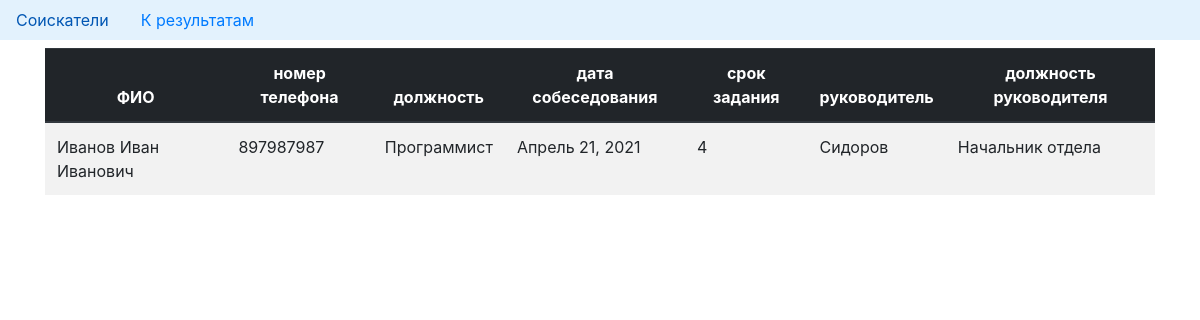
The app's page /, older data.
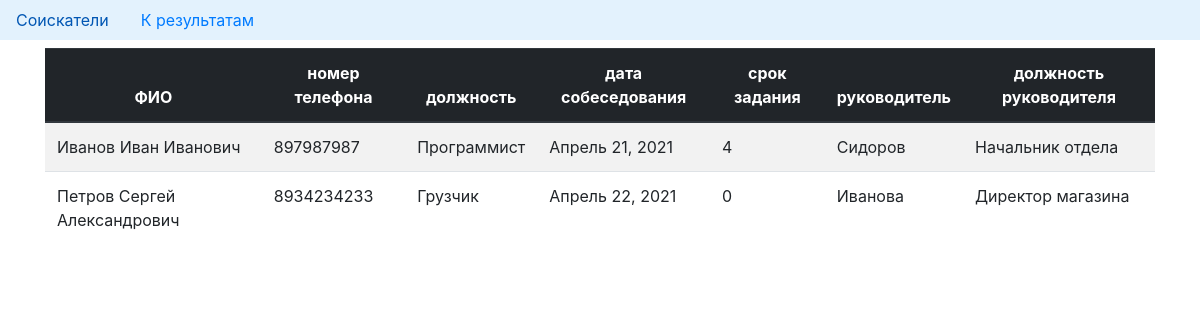
The same page, newer data.
### datacenter/models.py (models this page shows, shortened)
class Applicant(models.Model):
    full_name = models.CharField('ФИО', max_length=200)
    telephone_number = models.IntegerField('номер телефона', null=True)
    position = models.CharField('должность', max_length=200)
    date_of_interview = models.DateField('дата собеседования', null=True)
    duration = models.IntegerField('срок задания', null=True)
    interviewer_name = models.CharField('руководитель', max_length=200)
    interviewer_position = models.CharField('Должность руководителя', max_length=200)

### slatais/views.py (the view)
# urls.py: path('', views.show_start_page, name="applicants"),
def show_start_page(request):
    applicants = Applicant.objects.all()
    context = {
        "applicants": sorted(applicants, key=lambda paper: paper.full_name)
    }
    return render(request, 'applicants.html', context)

### templates/applicants.html (shortened to what this page needs)
<!DOCTYPE html>
<html lang="ru">
  <head>
    <link rel="stylesheet" href="https://maxcdn.bootstrapcdn.com/bootstrap/4.0.0/css/bootstrap.min.css">
  </head>
  <body>
    <ul class="nav" style="background-color: #e3f2fd;">
        <li class="nav-item">
          <a class="nav-link active" href="{% url "applicants" %}">Соискатели</a>
        </li>
        <li class="nav-item">
          <a class="nav-link active" href="{% url "marks" %}">К результатам </a>
        </li>
    </ul>
    <div class="container">
        <table class="table table-striped mt-2 mb-4">
            <thead class="thead-dark">
              <tr>
                <th scope="col" style="text-align:center;">ФИО</th>
                <th scope="col" style="text-align:center;">номер телефона</th>
                <th scope="col" style="text-align:center;">должность</th>
                <th scope="col" style="text-align:center;">дата собеседования</th>
                <th scope="col" style="text-align:center;">срок задания</th>
                <th scope="col" style="text-align:center;">руководитель</th>
                <th scope="col" style="text-align:center;">должность руководителя</th>
              </tr>
            </thead>
            <tbody>
              {% for applicant in applicants %}
                <tr>
                  <td>{{ applicant.full_name}}</td>
                  <td>{{ applicant.telephone_number}}</td>
                  <td>{{ applicant.position}}</td>
                  <td>{{ applicant.date_of_interview}}</td>
                  <td>{{ applicant.duration}}</td>
                  <td>{{ applicant.interviewer_name}}</td>
                  <td>{{ applicant.interviewer_position}}</td>
                </tr>
              {% endfor %}
            </tbody>
        </table>
    </div>
  </body>
</html>

Row changes from the older to the newer data that the page shows:
added Applicant: full_name "Петров Сергей Александрович", telephone_number "8934234233", position "Грузчик", date_of_interview "Апрель 22, 2021", duration "0", interviewer_name "Иванова", interviewer_position "Директор магазина"
